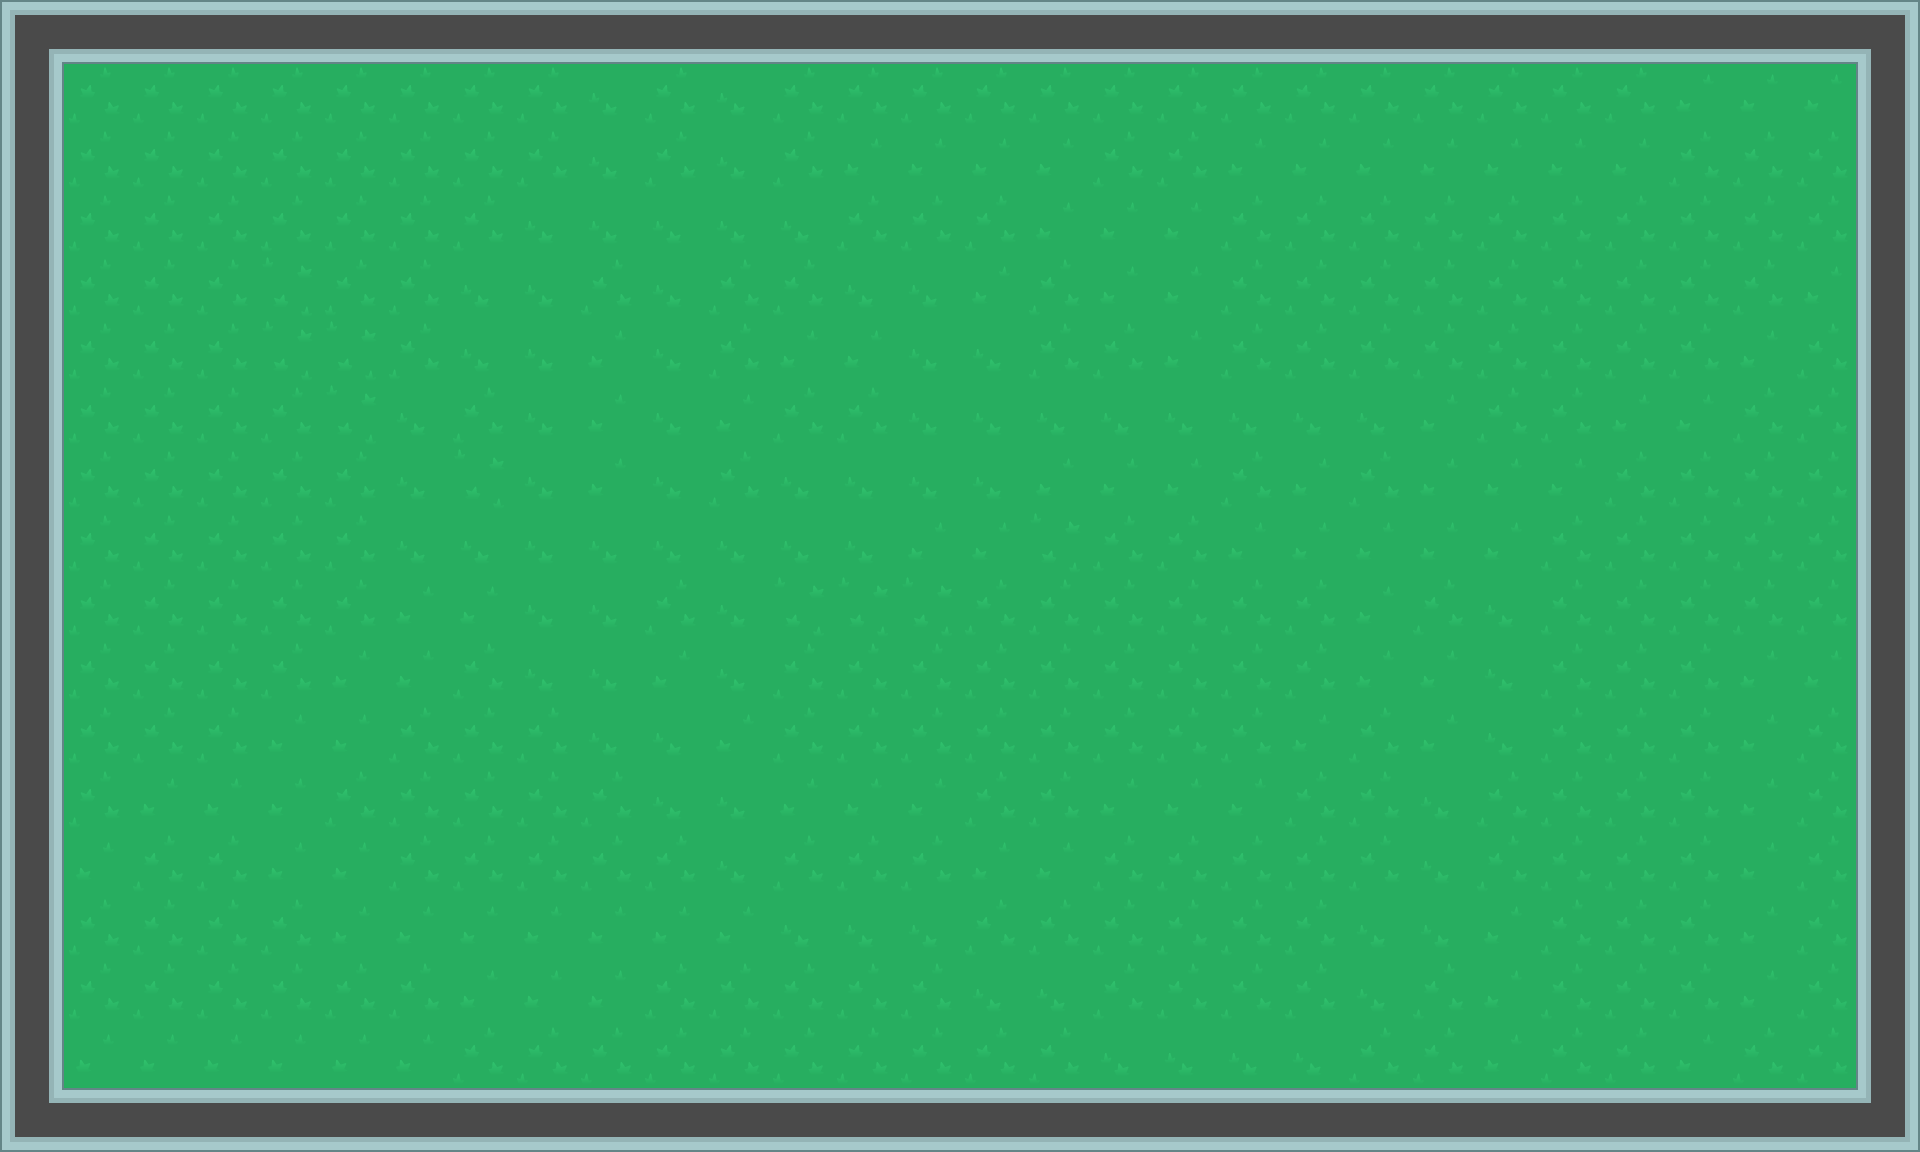

Rendered tile map (Tiled .tmx) drawn with the repository's tilesets; below, a short description and the full map source, tile grids included:
An orthogonal 30x18 tile map with 64x64 px tiles, 2 tile layers (Basis, Ghost).

<map version="1.8" tiledversion="1.8.4" orientation="orthogonal" renderorder="right-down" width="30" height="18" tilewidth="64" tileheight="64" infinite="0" nextlayerid="3" nextobjectid="1">
 <tileset firstgid="1" source="KenneyLandscapeTiles.tsx" />
 <layer id="1" name="Basis" width="30" height="18">
  <data encoding="csv">
280,282,282,282,282,282,282,282,282,282,282,282,282,282,282,282,282,282,282,282,282,282,282,282,282,282,282,282,282,281,
309,1,1,1,1,1,1,1,1,4,1,4,1,1,1,1,1,1,1,1,1,1,1,1,1,1,3,3,3,309,
309,1,1,1,1,1,1,1,1,4,1,4,1,3,3,3,3,1,1,3,3,3,3,3,3,3,1,1,1,309,
309,1,1,1,1,1,1,1,4,4,4,4,4,1,1,1,3,3,3,1,1,1,1,1,1,1,1,1,1,309,
309,1,1,1,2,1,1,4,4,1,4,1,1,4,4,3,1,3,3,1,1,1,1,1,1,1,1,1,3,309,
309,1,1,1,2,2,1,4,4,3,4,1,3,3,4,4,1,1,3,1,1,1,1,1,1,1,1,3,1,309,
309,1,1,1,1,2,4,1,4,3,4,3,1,1,4,4,4,4,4,4,4,4,3,1,1,3,3,1,1,309,
309,1,1,1,1,1,4,2,4,3,4,1,4,4,4,4,3,3,3,1,3,1,3,3,3,1,1,1,1,309,
309,1,1,1,1,1,4,4,4,4,4,4,4,4,3,3,2,1,1,3,3,3,3,3,1,1,1,1,1,309,
309,1,1,1,1,1,3,3,4,4,1,4,2,2,2,1,1,1,1,1,1,3,1,4,1,1,1,1,1,309,
309,1,1,1,1,3,3,1,4,4,3,4,1,1,1,1,1,1,1,1,1,3,3,4,1,1,1,3,3,309,
309,1,1,1,3,3,1,1,1,4,4,3,1,1,1,1,1,1,1,1,3,1,3,4,1,1,1,3,1,309,
309,1,3,3,3,1,1,1,1,1,4,4,3,3,3,1,1,3,3,3,1,1,4,1,1,1,1,3,1,309,
309,3,1,1,3,3,1,1,1,1,1,4,1,1,1,3,3,1,1,1,1,1,4,1,1,1,1,3,1,309,
309,1,1,1,1,3,3,3,3,3,3,3,4,4,4,1,1,1,1,1,1,4,4,3,1,1,1,3,1,309,
309,1,1,1,1,1,1,3,3,3,1,1,1,1,1,4,4,1,1,1,1,4,1,3,1,1,1,3,1,309,
309,3,3,3,3,3,3,1,1,1,1,1,1,1,1,1,1,4,4,4,4,1,1,3,1,1,3,1,1,309,
307,282,282,282,282,282,282,282,282,282,282,282,282,282,282,282,282,282,282,282,282,282,282,282,282,282,282,282,282,308
</data>
 </layer>
 <layer id="2" name="Ghost" width="30" height="18">
  <data encoding="csv">
0,0,0,0,0,0,0,0,0,0,0,0,0,0,0,0,0,0,0,0,0,0,0,0,0,0,0,0,0,0,
0,0,0,0,0,0,0,0,0,0,0,0,0,0,0,0,0,0,0,0,0,0,0,0,0,0,0,0,0,0,
0,0,0,0,0,0,0,0,0,0,0,0,0,0,0,0,0,0,0,0,0,0,0,0,0,0,0,0,0,0,
0,0,0,0,0,0,0,0,0,0,0,0,0,0,0,0,0,0,0,0,0,0,0,0,0,0,0,0,0,0,
0,0,0,0,0,0,0,0,0,0,0,0,0,0,0,0,0,0,0,0,0,0,0,0,0,0,0,0,0,0,
0,0,0,0,0,0,0,0,0,0,0,0,0,0,0,0,0,0,0,0,0,0,0,0,0,0,0,0,0,0,
0,0,0,0,0,0,0,0,0,0,0,0,0,0,0,0,0,0,0,0,0,0,0,0,0,0,0,0,0,0,
0,0,0,0,0,0,0,0,0,0,0,0,0,0,0,0,0,0,0,0,0,0,0,0,0,0,0,0,0,0,
0,0,0,0,0,0,0,0,0,0,0,0,0,0,0,0,0,0,0,0,0,0,0,0,0,0,0,0,0,0,
0,0,0,0,0,0,0,0,0,0,0,0,0,0,0,0,0,0,0,0,0,0,0,0,0,0,0,0,0,0,
0,0,0,0,0,0,0,0,0,0,0,0,0,0,0,0,0,0,0,0,0,0,0,0,0,0,0,0,0,0,
0,0,0,0,0,0,0,0,0,0,0,0,0,0,0,0,0,0,0,0,0,0,0,0,0,0,0,0,0,0,
0,0,0,0,0,0,0,0,0,0,0,0,0,0,0,0,0,0,0,0,0,0,0,0,0,0,0,0,0,0,
0,0,0,0,0,0,0,0,0,0,0,0,0,0,0,0,0,0,0,0,0,0,0,0,0,0,0,0,0,0,
0,0,0,0,0,0,0,0,0,0,0,0,0,0,0,0,0,0,0,0,0,0,0,0,0,0,0,0,0,0,
0,0,0,0,0,0,0,0,0,0,0,0,0,0,0,0,0,0,0,0,0,0,0,0,0,0,0,0,0,0,
0,0,0,0,0,0,0,0,0,0,0,0,0,0,0,0,0,0,0,0,0,0,0,0,0,0,0,0,0,0,
0,0,0,0,0,0,0,0,0,0,0,0,0,0,0,0,0,0,0,0,0,0,0,0,0,0,0,0,0,0
</data>
 </layer>
</map>
